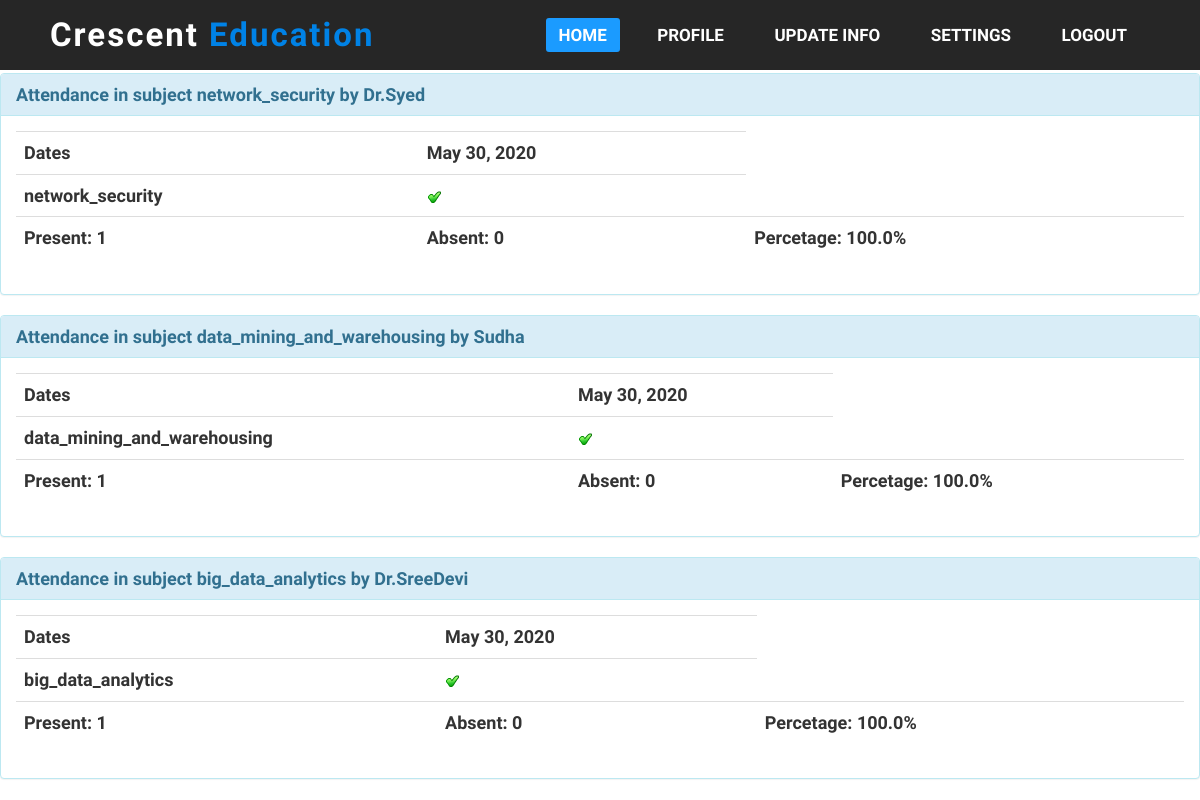
Page /timesheet (signed in) on the committed database.
### SIS/models.py (models this page shows, shortened)
class SelectedSubject(models.Model):
    subject=models.ForeignKey(to=Subject, related_name="studies", null=True, blank=True,on_delete=models.CASCADE)
    student=models.ForeignKey(to=Student, related_name="selected", null=True, blank=True,on_delete=models.CASCADE)
    def percentage(self):
        p,a=self.present(),self.absent()
        s=p+a
        if s!=0:
            return str(round(p*100.0/s,2))+"%"
        else:
            return 'N.A'
    def present(self):
        a=self.attendance.all()
        return a.filter(present=True).count()
    def absent(self):
        a=self.attendance.all()
        return a.filter(present=False).count()
    def timesheet(self):
        return self.attendance.all().order_by('Date')

class Subject(models.Model):
    subject_name=models.CharField(max_length=100)
    faculty=models.ForeignKey(to=Faculty, related_name="teaches", null=True, blank=True,on_delete=models.CASCADE)

class Faculty(models.Model):
    user=models.OneToOneField(User,on_delete=models.CASCADE,null=True)
    photo=models.FileField()
    specialization=models.CharField(max_length=100)

class AttendanceRecord(models.Model):
    selected_subject=models.ForeignKey(to=SelectedSubject, related_name="attendance", null=True, blank=True,on_delete=models.CASCADE)
    Date=models.DateField(null=True)
    present=models.BooleanField()

### SIS/views.py (the view)
# urls.py: url(r'^timesheet$', Timesheet, name='timesheet'),
@login_required
def Timesheet(request):
    return render(request,'login/timesheet.html',{'student':request.user.student})

### SIS/templates/login/timesheet.html (shortened to what this page needs)
{% extends 'base.html' %} {% block title %}{{ user.username }}{% endblock %} {% load static %} {% block body %}
<div class="container-fluid songs-container">
    <div class="alert alert-warning">
        Detailed Attendance Records <label class="label label-danger label-xl">{{ student.user.first_name }}</label><input type="hidden" name="subject" value={{ subject }}/></div>
</div>
{% for sub in student.selected.all %}
<div class="panel panel-info">
    <div class="panel-heading">Attendance in subject <strong> {{ sub.subject.subject_name }} by {{ sub.subject.faculty.user.first_name }} </strong></div>
    <div class="panel-body">
        <table class="table">
            <tbody>
                <tr>
                    <th>Dates</th>
                    {% for p in sub.timesheet %}
                    <td>
                        {{p.Date}}
                    </td>
                    {% endfor %}
                </tr>
                <tr>
                    <th>{{ sub.subject.subject_name }}</th>
                    {% for p in sub.timesheet %}
                    <td>
                        {% if p.present %} <img src="{% static 'check.gif' %}"> {% else %} <img src="{% static 'cross.png' %}">{% endif %}
                    </td>
                    {% endfor %}
                </tr>
                <tr>
                    <td>
                        Present: {{ sub.present }}
                    </td>
                    <td>
                        Absent: {{ sub.absent }}
                    </td>
                    <td>
                        Percetage: {{ sub.percentage }}
                    </td>
                </tr>
            </tbody>
        </table>
    </div>
</div>
{% endfor %}
{% endblock %}

### SIS/templates/base.html (shortened to what this page needs)
{% load static %}
<!DOCTYPE html>
<html style="    overflow-x: hidden !important;
" lang="en">
<head>
    {% load static %}
    <link rel="stylesheet" href="https://maxcdn.bootstrapcdn.com/bootstrap/3.3.6/css/bootstrap.min.css">
    <link rel="stylesheet" href="https://stackpath.bootstrapcdn.com/font-awesome/4.7.0/css/font-awesome.min.css">
    <link rel="stylesheet" href="{% static 'css/f.css' %}">
</head>
<body class="font-ram">
    <nav>
        <label id="logo" class="logo"> Crescent <span id="span" style="color: #0082e6;">Education</span></label>
        <ul id="active">
            <li class="{% block albums_active %}{% endblock %}"><a href="{% url 'homepage' %}" class="active">Home</a></li>
            <li class="{% block profile_active %}{% endblock %}"><a href="{% url 'profile' %}">profile</a></li>
            {% if user.student %}
            <li class="{% block supdate_active %}{% endblock %}"><a href="{% url 'studentupdate' user.student.id %}">update info</a></li>
            {% elif user.faculty %}
            <li class="{% block fupdate_active %}{% endblock %}"><a href="{% url 'facultyupdate' user.faculty.id %}">update info</a></li>
            {% endif %}
            <li class="{% block user_active %}{% endblock %}"><a href="{% url 'userupdate' user.username %}">settings</a></li>
            <li class=""><a href="{% url 'logout' %}">logout</a></li>
        </ul>
    </nav>
    {% block body %} {% endblock %}
</body>
</html>

### static/css/f.css (style rules this page uses)
:root { --color-black: #000000; --color-white: #ffffff; --color-border: #ffffff34; --font-staat: 'Staatliches', cursive; --font-os: 'Oswald', sans-serif; --font-ram: 'Rambla', sans-serif; --primary-color: #4458dc; --border-color: #141313; --box-shadow: 0px 10px 30px rgba(57, 56, 61, 0.205); }
.font-ram { font: normal bold 18px var(--font-ram); }
* { text-decoration: none; box-sizing: border-box; padding: 0; margin: 0; list-style-type: none; }
body { font-family: "poppins"; }
nav { background: #262626; width: 100%; height: 70px; position: fixed; transition: all ease .5s; z-index: 999999; }
.logo { color: #fff; font-family: var(--font-staat); letter-spacing: 2px; font-size: 33px; padding: 0 50px; line-height: 70px; font-weight: bold; float: left; }
nav ul { float: right; margin-right: 5rem; margin-top: auto; }
nav ul li { display: inline-block; line-height: 70px; margin: 0 10px; position: relative; }
nav ul li a { color: #fff; text-transform: uppercase; font-family: var(--font-os); font-size: 17px; padding: 7px 13px; border-radius: 3px; text-decoration: none !important; }
nav ul li a.active, nav ul li a:hover { background: #1b9bff; color: #fff; }

### rows in the picture
SelectedSubject: subject.subject_name "network_security", subject.faculty.user.first_name "Dr.Syed", present "1", absent "0", percentage "100.0%"
AttendanceRecord: Date "May 30, 2020", present True (drawn)
SelectedSubject: subject.subject_name "data_mining_and_warehousing", subject.faculty.user.first_name "Sudha", present "1", absent "0", percentage "100.0%"
AttendanceRecord: Date "May 30, 2020", present True (drawn)
SelectedSubject: subject.subject_name "big_data_analytics", subject.faculty.user.first_name "Dr.SreeDevi", present "1", absent "0", percentage "100.0%"
AttendanceRecord: Date "May 30, 2020", present True (drawn)
